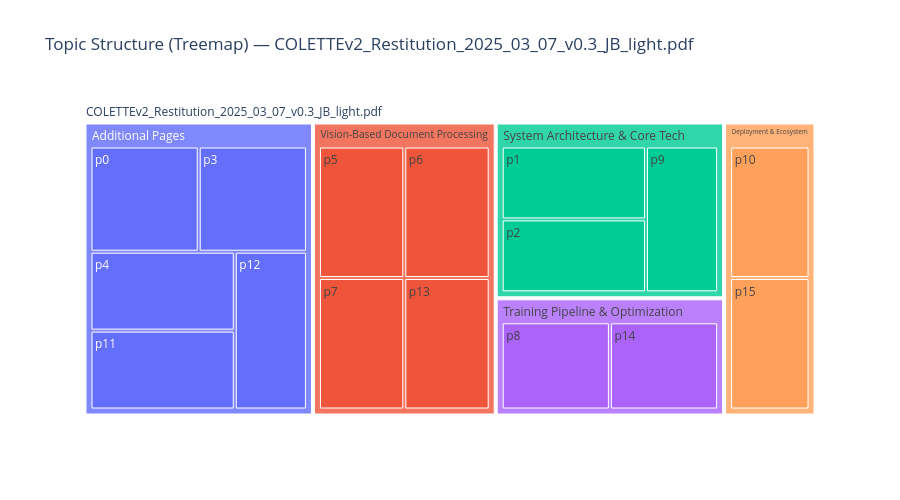

The code cell stored with this chart in its notebook:
### Code cell
if hierarchies:
    for h in hierarchies:
        if not h.topics:
            continue

        ids, labels, parents, values, hover = _build_chart_data(h)

        # Treemap alternative — easier to read for large hierarchies
        fig = go.Figure(go.Treemap(
            ids=ids,
            labels=labels,
            parents=parents,
            values=values,
            customdata=hover,
            hovertemplate="<b>%{label}</b><br>%{customdata}<extra></extra>",
            branchvalues="total",
            maxdepth=3,
        ))
        fig.update_layout(
            title=f"Topic Structure (Treemap) — {Path(h.doc_name).name}",
            width=900,
            height=500,
        )
        fig.show()

### Figure 1 — Plotly figure (JSON) as saved in the notebook; plotly's stock layout.template omitted (floating-point values rounded to 4 significant figures)
{"data": [{"branchvalues": "total", "customdata": ["This document presents the COLETTE project, an open-source Vision-RAG framework developed by Airbus and CNES that utilizes multimodal large language models to enhance document processing, indexing, and knowledge-intensive NLP tasks through joint learning of retrievers and generators.", "System Architecture & Core Tech<br>Covers the foundational architecture, LLM integration, and open-source nature of the COLETTE AI service suite.<br>Keywords: COLETTE, LLM, RAG, Airbus, Open Source", "Page 1<br>This slide introduces COLETTE, an open-source AI service suite developed by Airbus, featuring large language models (LLM", "Page 2<br>This page presents the COLETTE paper, which introduces a retrieval-augmented generation (RAG) system that jointly learns", "Page 9<br>This page outlines the architecture and supported applications of the COLETTE system, a multi-application server framewo", "Vision-Based Document Processing<br>Details the Vision-RAG approach using V-LLMs and visual chunking to replace traditional OCR for document indexing.<br>Keywords: Vision-RAG, V-LLM, OCR, document processing, visual chunking", "Page 5<br>This slide outlines the objectives for a project named 'Colette', focusing on minimizing error sources, making the RAG s", "Page 6<br>This page explains the Vision-RAG system developed by Colette, focusing on how it processes documents using visual and n", "Page 7<br>This page presents the COLETTE system, a Vision-RAG framework for document indexing that converts documents to PDFs and ", "Page 13<br>This page presents a comparison of advantages and disadvantages of using AI-generated content (IAE) versus traditional m", "Training Pipeline & Optimization<br>Outlines the training components, fine-tuning processes, and future optimization strategies for the system's models.<br>Keywords: fine-tuning, ViLLM, training pipeline, embedding, reasoning", "Page 8<br>This slide outlines the training process for the COLETTE system, detailing progress across three out of four components.", "Page 14<br>This slide outlines future practices and recommendations for COLETTE, focusing on RAG (Retrieval-Augmented Generation) s", "Deployment & Ecosystem<br>Describes the application lifecycle, API integrations, security modules, and upcoming public availability on GitLab.<br>Keywords: GitLab, REST APIs, deployment, prototyping, CNES", "Page 10<br>This page describes the indexing process and application lifecycle of the COLETTE system, detailing how data is ingested", "Page 15<br>This page announces the upcoming availability of the COLETTE project on GitLab in April 2025, with ongoing code cleanup ", "Additional Pages<br>Pages not grouped into other topics<br>Keywords: —", "Page 0<br>This page is the cover of a presentation titled 'colette,' focused on GenAI applications tailored for specific business ", "Page 3<br>(no summary)", "Page 4<br>(no summary)", "Page 11<br>(no summary)", "Page 12<br>(no summary)"], "hovertemplate": "<b>%{label}</b><br>%{customdata}<extra></extra>", "ids": ["/data1/ldejesus/repos/public/colette/docs/pdf/COLETTEv2_Restitution_2025_03_07_v0.3_JB_light.pdf", "/data1/ldejesus/repos/public/colette/docs/pdf/COLETTEv2_Restitution_2025_03_07_v0.3_JB_light.pdf::T01", "/data1/ldejesus/repos/public/colette/docs/pdf/COLETTEv2_Restitution_2025_03_07_v0.3_JB_light.pdf::T01::p1", "/data1/ldejesus/repos/public/colette/docs/pdf/COLETTEv2_Restitution_2025_03_07_v0.3_JB_light.pdf::T01::p2", "/data1/ldejesus/repos/public/colette/docs/pdf/COLETTEv2_Restitution_2025_03_07_v0.3_JB_light.pdf::T01::p9", "/data1/ldejesus/repos/public/colette/docs/pdf/COLETTEv2_Restitution_2025_03_07_v0.3_JB_light.pdf::T02", "/data1/ldejesus/repos/public/colette/docs/pdf/COLETTEv2_Restitution_2025_03_07_v0.3_JB_light.pdf::T02::p5", "/data1/ldejesus/repos/public/colette/docs/pdf/COLETTEv2_Restitution_2025_03_07_v0.3_JB_light.pdf::T02::p6", "/data1/ldejesus/repos/public/colette/docs/pdf/COLETTEv2_Restitution_2025_03_07_v0.3_JB_light.pdf::T02::p7", "/data1/ldejesus/repos/public/colette/docs/pdf/COLETTEv2_Restitution_2025_03_07_v0.3_JB_light.pdf::T02::p13", "/data1/ldejesus/repos/public/colette/docs/pdf/COLETTEv2_Restitution_2025_03_07_v0.3_JB_light.pdf::T03", "/data1/ldejesus/repos/public/colette/docs/pdf/COLETTEv2_Restitution_2025_03_07_v0.3_JB_light.pdf::T03::p8", "/data1/ldejesus/repos/public/colette/docs/pdf/COLETTEv2_Restitution_2025_03_07_v0.3_JB_light.pdf::T03::p14", "/data1/ldejesus/repos/public/colette/docs/pdf/COLETTEv2_Restitution_2025_03_07_v0.3_JB_light.pdf::T04", "/data1/ldejesus/repos/public/colette/docs/pdf/COLETTEv2_Restitution_2025_03_07_v0.3_JB_light.pdf::T04::p10", "/data1/ldejesus/repos/public/colette/docs/pdf/COLETTEv2_Restitution_2025_03_07_v0.3_JB_light.pdf::T04::p15", "/data1/ldejesus/repos/public/colette/docs/pdf/COLETTEv2_Restitution_2025_03_07_v0.3_JB_light.pdf::T05", "/data1/ldejesus/repos/public/colette/docs/pdf/COLETTEv2_Restitution_2025_03_07_v0.3_JB_light.pdf::T05::p0", "/data1/ldejesus/repos/public/colette/docs/pdf/COLETTEv2_Restitution_2025_03_07_v0.3_JB_light.pdf::T05::p3", "/data1/ldejesus/repos/public/colette/docs/pdf/COLETTEv2_Restitution_2025_03_07_v0.3_JB_light.pdf::T05::p4", "/data1/ldejesus/repos/public/colette/docs/pdf/COLETTEv2_Restitution_2025_03_07_v0.3_JB_light.pdf::T05::p11", "/data1/ldejesus/repos/public/colette/docs/pdf/COLETTEv2_Restitution_2025_03_07_v0.3_JB_light.pdf::T05::p12"], "labels": ["COLETTEv2_Restitution_2025_03_07_v0.3_JB_light.pdf", "System Architecture & Core Tech", "p1", "p2", "p9", "Vision-Based Document Processing", "p5", "p6", "p7", "p13", "Training Pipeline & Optimization", "p8", "p14", "Deployment & Ecosystem", "p10", "p15", "Additional Pages", "p0", "p3", "p4", "p11", "p12"], "maxdepth": 3, "parents": ["", "/data1/ldejesus/repos/public/colette/docs/pdf/COLETTEv2_Restitution_2025_03_07_v0.3_JB_light.pdf", "/data1/ldejesus/repos/public/colette/docs/pdf/COLETTEv2_Restitution_2025_03_07_v0.3_JB_light.pdf::T01", "/data1/ldejesus/repos/public/colette/docs/pdf/COLETTEv2_Restitution_2025_03_07_v0.3_JB_light.pdf::T01", "/data1/ldejesus/repos/public/colette/docs/pdf/COLETTEv2_Restitution_2025_03_07_v0.3_JB_light.pdf::T01", "/data1/ldejesus/repos/public/colette/docs/pdf/COLETTEv2_Restitution_2025_03_07_v0.3_JB_light.pdf", "/data1/ldejesus/repos/public/colette/docs/pdf/COLETTEv2_Restitution_2025_03_07_v0.3_JB_light.pdf::T02", "/data1/ldejesus/repos/public/colette/docs/pdf/COLETTEv2_Restitution_2025_03_07_v0.3_JB_light.pdf::T02", "/data1/ldejesus/repos/public/colette/docs/pdf/COLETTEv2_Restitution_2025_03_07_v0.3_JB_light.pdf::T02", "/data1/ldejesus/repos/public/colette/docs/pdf/COLETTEv2_Restitution_2025_03_07_v0.3_JB_light.pdf::T02", "/data1/ldejesus/repos/public/colette/docs/pdf/COLETTEv2_Restitution_2025_03_07_v0.3_JB_light.pdf", "/data1/ldejesus/repos/public/colette/docs/pdf/COLETTEv2_Restitution_2025_03_07_v0.3_JB_light.pdf::T03", "/data1/ldejesus/repos/public/colette/docs/pdf/COLETTEv2_Restitution_2025_03_07_v0.3_JB_light.pdf::T03", "/data1/ldejesus/repos/public/colette/docs/pdf/COLETTEv2_Restitution_2025_03_07_v0.3_JB_light.pdf", "/data1/ldejesus/repos/public/colette/docs/pdf/COLETTEv2_Restitution_2025_03_07_v0.3_JB_light.pdf::T04", "/data1/ldejesus/repos/public/colette/docs/pdf/COLETTEv2_Restitution_2025_03_07_v0.3_JB_light.pdf::T04", "/data1/ldejesus/repos/public/colette/docs/pdf/COLETTEv2_Restitution_2025_03_07_v0.3_JB_light.pdf", "/data1/ldejesus/repos/public/colette/docs/pdf/COLETTEv2_Restitution_2025_03_07_v0.3_JB_light.pdf::T05", "/data1/ldejesus/repos/public/colette/docs/pdf/COLETTEv2_Restitution_2025_03_07_v0.3_JB_light.pdf::T05", "/data1/ldejesus/repos/public/colette/docs/pdf/COLETTEv2_Restitution_2025_03_07_v0.3_JB_light.pdf::T05", "/data1/ldejesus/repos/public/colette/docs/pdf/COLETTEv2_Restitution_2025_03_07_v0.3_JB_light.pdf::T05", "/data1/ldejesus/repos/public/colette/docs/pdf/COLETTEv2_Restitution_2025_03_07_v0.3_JB_light.pdf::T05"], "type": "treemap", "values": [16, 3, 1, 1, 1, 4, 1, 1, 1, 1, 2, 1, 1, 2, 1, 1, 5, 1, 1, 1, 1, 1]}], "layout": {"height": 500, "title": {"text": "Topic Structure (Treemap) — COLETTEv2_Restitution_2025_03_07_v0.3_JB_light.pdf"}, "width": 900}}
